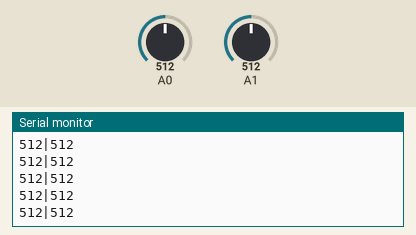
Simulated run of this sketch. Board: Arduino Uno, built with avr-gcc and run on an emulated ATmega328P. Shown: the last lines printed to the serial monitor. The test bench sets the inputs (shaded band); at power-on: A0 = 512, A1 = 512.

Above: at 1.2 s.
1.3 s: A0 set to 716
At 1.33 s:
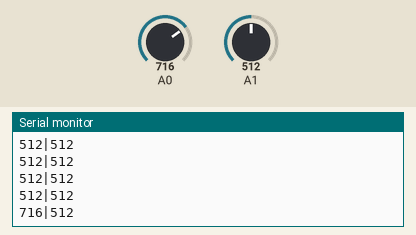
4.3 s: A1 set to 716
At 4.31 s:
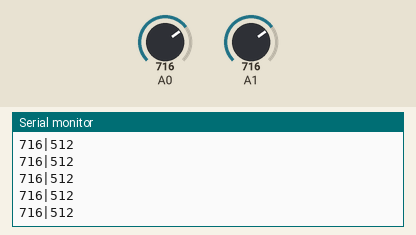
5.8 s: A0 set to 900
At 5.83 s:
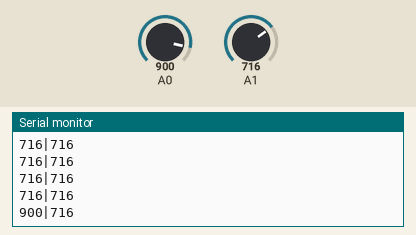
7.3 s: A1 set to 900
At 7.3 s:
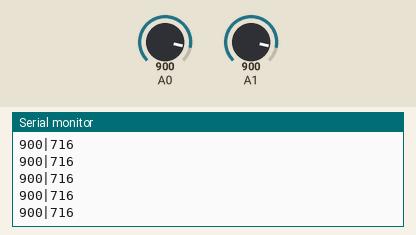
Timing chart, 0 to 9.8 s (numbered marks = the images above; inputs shaded):
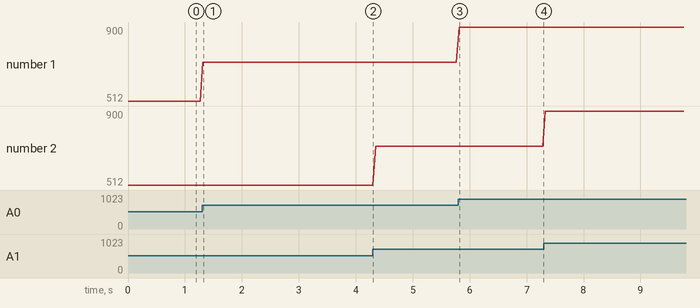

The sketch:

pong.ino
```cpp
void setup() {
  pinMode(0,INPUT);
  pinMode(1,INPUT);  // Set pin 0 to be an input
  Serial.begin(9600);   // Start up serial communication at 9600 speed
}

void loop() {
  int readinga0 = analogRead(0);
  int readinga1 = analogRead(1);
  String sendstr=(String)readinga0+"|"+(String)readinga1;
  Serial.println(sendstr);
  delay(50);                      // Wait for a short time, just to slow things a little
}
```

Measured:
- after the input at 1.3 s, the serial monitor: prints a new line at once (image 1)
- after the input at 5.8 s, the serial monitor: prints a new line at once (image 3)
- plotted number 1: 512 → 716 after the input at 1.3 s, 716 → 900 after the input at 5.8 s
